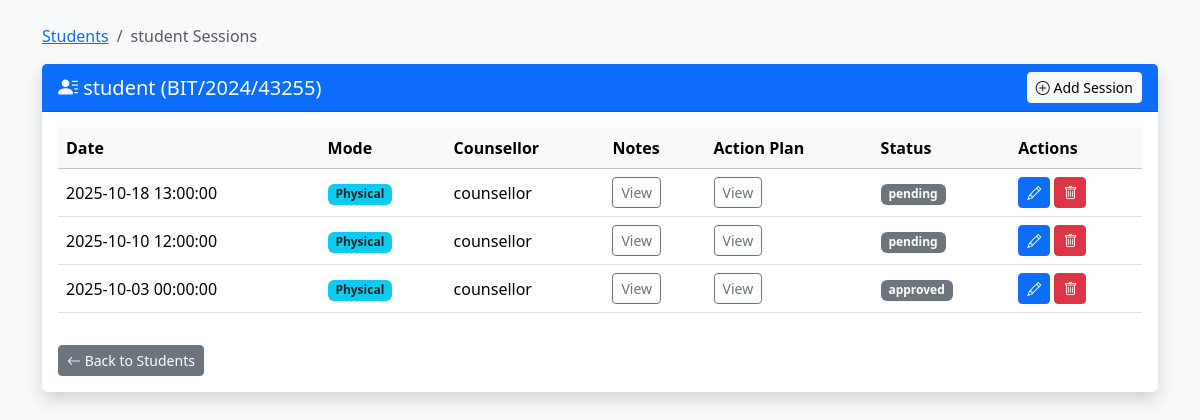
The app's page /sessions.php?student_id=8, older data.
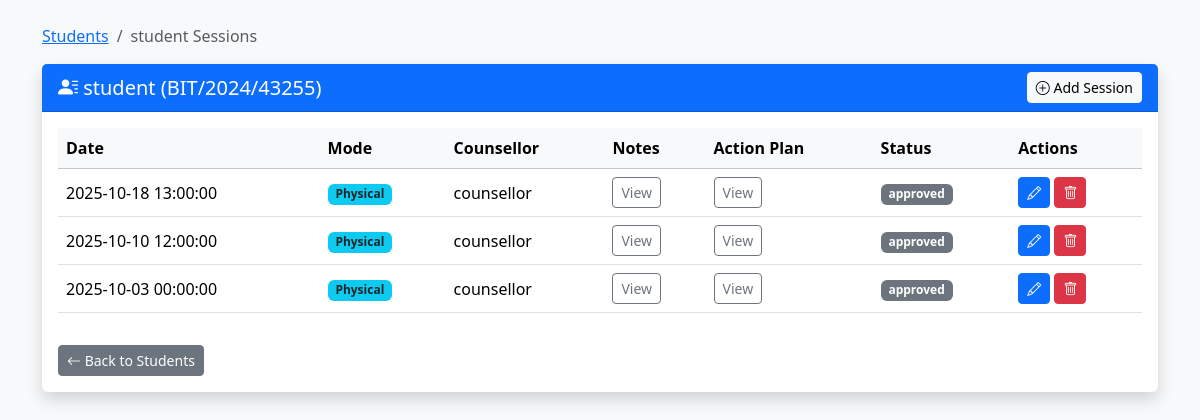
The same page, newer data.
### tables this page shows
CREATE TABLE `sessions` (
  `id` int(10) UNSIGNED NOT NULL,
  `student_id` int(10) UNSIGNED NOT NULL,
  `counsellor_id` int(10) UNSIGNED NOT NULL,
  `session_date` datetime NOT NULL,
  `mode` varchar(50) DEFAULT NULL,
  `notes` text DEFAULT NULL,
  `action_plan` text DEFAULT NULL,
  `status` varchar(50) DEFAULT 'Pending',
  `created_at` datetime DEFAULT current_timestamp(),
  `updated_at` datetime DEFAULT current_timestamp() ON UPDATE current_timestamp()
);

CREATE TABLE `users` (
  `id` int(10) UNSIGNED NOT NULL,
  `reg_no` varchar(50) DEFAULT NULL,
  `name` varchar(150) NOT NULL,
  `email` varchar(150) NOT NULL,
  `profile_pic` varchar(255) DEFAULT NULL,
  `password_hash` varchar(255) NOT NULL,
  `role` varchar(20) NOT NULL DEFAULT 'student',
  `status` varchar(20) NOT NULL DEFAULT 'pending',
  `created_at` timestamp NOT NULL DEFAULT current_timestamp()
);

### sessions.php (the view, shortened to what the changed rows need)
<?php
require 'db.php';
$student_id = intval($_GET['student_id']);
try {
    $stmt = $pdo->prepare("SELECT id, reg_no, name FROM users WHERE id = ?");
    $stmt->execute([$student_id]);
    $student = $stmt->fetch(PDO::FETCH_ASSOC);
    $stmt = $pdo->prepare("SELECT s.id, s.session_date, s.mode, s.notes, s.action_plan, s.status,
                                  u.name AS counsellor_name
                           FROM sessions s
                           JOIN users u ON s.counsellor_id = u.id
                           WHERE s.student_id = ?
                           ORDER BY s.session_date DESC");
    $stmt->execute([$student_id]);
    $sessions = $stmt->fetchAll(PDO::FETCH_ASSOC);
} catch (PDOException $e) {
    die("Error fetching sessions: " . $e->getMessage());
}
?>
<!DOCTYPE html>
<html lang="en">
<head>
    <link href="https://cdn.jsdelivr.net/npm/bootstrap@5.3.3/dist/css/bootstrap.min.css" rel="stylesheet">
    <link href="https://cdn.jsdelivr.net/npm/bootstrap-icons@1.11.3/font/bootstrap-icons.css" rel="stylesheet">
</head>
<body class="bg-light">
<div class="container mt-4">
    <div class="card shadow border-0">
        <div class="card-body">
            <?php if (empty($sessions)): ?>
                <div class="alert alert-info">
                    <i class="bi bi-info-circle"></i> No sessions found for this student.
                </div>
            <?php else: ?>
                <div class="table-responsive">
                    <table class="table align-middle table-hover">
                        <thead class="table-light">
                            <tr>
                                <th>Date</th>
                                <th>Mode</th>
                                <th>Counsellor</th>
                                <th>Notes</th>
                                <th>Action Plan</th>
                                <th>Status</th>
                                <th>Actions</th>
                            </tr>
                        </thead>
                        <tbody>
                            <?php foreach ($sessions as $s): ?>
                                <tr>
                                    <td><?= htmlspecialchars($s['session_date']) ?></td>
                                    <td><span class="badge bg-info text-dark"><?= htmlspecialchars($s['mode']) ?></span></td>
                                    <td><?= htmlspecialchars($s['counsellor_name']) ?></td>
                                    <td>
                                        <button class="btn btn-sm btn-outline-secondary"
                                                type="button"
                                                data-bs-toggle="collapse"
                                                data-bs-target="#notes<?= $s['id'] ?>">
                                            View
                                        </button>
                                    </td>
                                    <td>
                                        <button class="btn btn-sm btn-outline-secondary"
                                                type="button"
                                                data-bs-toggle="collapse"
                                                data-bs-target="#plan<?= $s['id'] ?>">
                                            View
                                        </button>
                                    </td>
                                    <td>
                                        <?php
                                            $badgeClass = match ($s['status']) {
                                                'Completed' => 'bg-success',
                                                'Pending'   => 'bg-warning text-dark',
                                                'Cancelled' => 'bg-danger',
                                                default     => 'bg-secondary'
                                            };
                                        ?>
                                        <span class="badge <?= $badgeClass ?>">
                                            <?= htmlspecialchars($s['status']) ?>
                                        </span>
                                    </td>
                                    <td>
                                        <a href="edit_session.php?id=<?= $s['id'] ?>&student_id=<?= $student['id'] ?>"
                                           class="btn btn-sm btn-primary">
                                           <i class="bi bi-pencil"></i>
                                        </a>
                                        <a href="delete_session.php?id=<?= $s['id'] ?>&student_id=<?= $student['id'] ?>"
                                           class="btn btn-sm btn-danger"
                                           onclick="return confirm('Are you sure you want to delete this session?')">
                                           <i class="bi bi-trash"></i>
                                        </a>
                                    </td>
                                </tr>
                            <?php endforeach; ?>
                        </tbody>
                    </table>
                </div>
            <?php endif; ?>
        </div>
    </div>
</div>
</body>
</html>

Row changes from the older to the newer data that the page shows:
changed sessions (number 1 of 3 on the later page): status "pending" → "approved"
changed sessions (number 2 of 3 on the later page): status "pending" → "approved"
